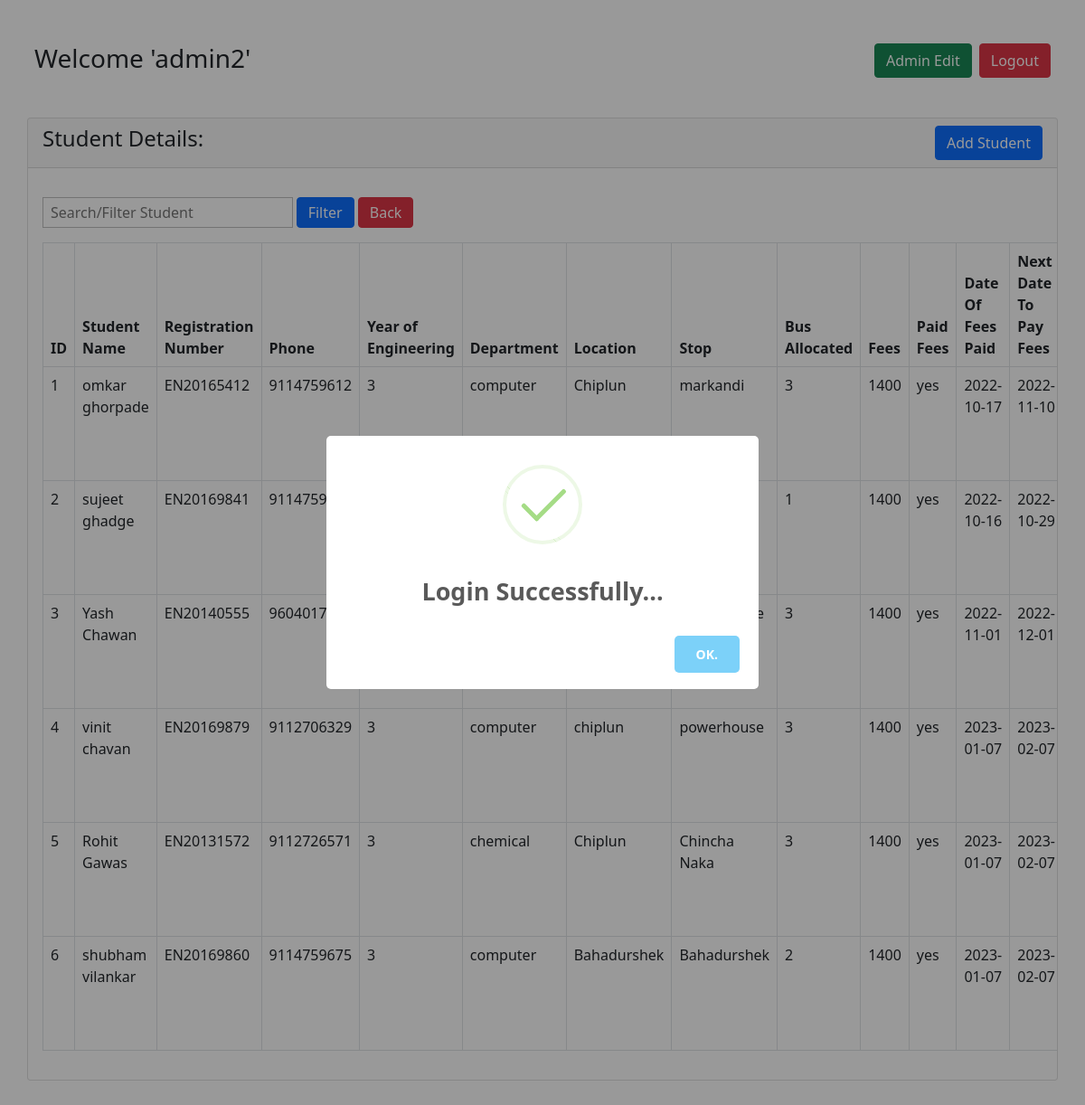
The app's page /admin.php (signed in) with its own data.
### tables this page shows
CREATE TABLE `student_data` (
  `id` int(11) NOT NULL,
  `registration_number` varchar(100) NOT NULL,
  `student_email` varchar(100) NOT NULL,
  `verify_token` varchar(100) NOT NULL,
  `password` varchar(100) NOT NULL DEFAULT 'git123',
  `student_name` varchar(100) NOT NULL,
  `bus_allocated` int(11) NOT NULL,
  `phone` bigint(100) NOT NULL,
  `year_of_engineering` int(10) NOT NULL,
  `department` varchar(50) NOT NULL,
  `location` varchar(50) NOT NULL,
  `stop` varchar(50) NOT NULL,
  `fees` bigint(50) NOT NULL,
  `paid_fees` varchar(50) NOT NULL,
  `date_of_fees_paid` date DEFAULT NULL,
  `next_date_to_pay_fees` date NOT NULL
);

### admin.php (the view, shortened to what this page needs)
<?php
     if (isset($_POST['search_student'])) {
          $search_for_student = $_POST['search_for_student'];
          $query = "SELECT * FROM `student_data` WHERE CONCAT(`registration_number`, `student_name`, `department`) LIKE '%".$search_for_student."%'";
          $search_result = filterTable($query);
     }
     else{
          $query = "SELECT * FROM `student_data`";
          $search_result = filterTable($query);
     }
     function filterTable($query){
          $con = mysqli_connect("localhost", "root", "", "bus_management_system");
          $filter_result = mysqli_query($con, $query);
          return $filter_result;
     }
?>
<!doctype html>
<html lang="en">
<head>
     <link href="https://cdn.jsdelivr.net/npm/bootstrap@5.0.2/dist/css/bootstrap.min.css" rel="stylesheet">
</head>
<body>
     <div class="container mt-5 mb-5 p-0">
          <h3 class="px-2 my-5">Welcome '<?php echo($_SESSION['admin_name']); ?>'
          <a href="logout.php" name="logout_btn" class="btn btn-danger float-end">Logout</a>
          <a href="admin-edit.php" name="admin_edit_btn" class="btn btn-success float-end mx-2">Admin Edit</a>
          </h3>
          <div class="row p-0">
               <div class="col-md-12">
                    <div class="card p-0">
                         <div class="card-header">
                              <h4>Student Details:
                                  <a href="student_create_page.php" class="btn btn-primary float-end">Add Student</a>
                              </h4>
                         </div>
                         <div class="card-body table-responsive">
                              <form action="admin.php" method="POST" class="d-inline">
                                   <input type="text" required placeholder="Search/Filter Student" class="form-check-input px-2 py-3 w-25 my-3" name="search_for_student">
                                   <input  type="submit" name="search_student" value="Filter" class="btn btn-primary py-1 my-3">
                                   <a href="admin.php" class="btn btn-danger py-1 my-3">Back</a>
                              </form>
                              <table class="table table-bordered table-hover">
                                   <thead>
                                        <tr>
                                             <th>ID</th>
                                             <th>Student Name</th>
                                             <th>Registration Number</th>
                                             <th>Phone</th>
                                             <th>Year of Engineering</th>
                                             <th>Department</th>
                                             <th>Location</th>
                                             <th>Stop</th>
                                             <th>Bus Allocated</th>
                                             <th>Fees</th>
                                             <th>Paid Fees</th>
                                             <th>Date Of Fees Paid</th>
                                             <th>Next Date To Pay Fees</th>
                                        </tr>
                                   </thead>
                                   <tbody>
                                   <?php while($student = mysqli_fetch_array($search_result)): ?>
                                       <tr>
                                             <td><?php echo $student['id']; ?></td>
                                             <td><?php echo $student['student_name']; ?></td>
                                             <td><?php echo $student['registration_number']; ?></td>
                                             <td><?php echo $student['phone']; ?></td>
                                             <td><?php echo $student['year_of_engineering']; ?></td>
                                             <td><?php echo $student['department']; ?></td>
                                             <td><?php echo $student['location']; ?></td>
                                             <td><?php echo $student['stop']; ?></td>
                                             <td><?php echo $student['bus_allocated']; ?></td>
                                             <td><?php echo $student['fees']; ?></td>
                                             <td><?php echo $student['paid_fees']; ?></td>
                                             <td><?php echo $student['date_of_fees_paid']; ?></td>
                                             <td><?php echo $student['next_date_to_pay_fees']; ?></td>
                                        </tr>
                                   <?php  endwhile; ?>
                                   </tbody>
                              </table>
                         </div>
                    </div>
               </div>
          </div>
     </div>
</body>
</html>

### records on screen
student_data: id "1", student_name "omkar ghorpade", registration_number "EN20165412", phone "9114759612", year_of_engineering "3", department "computer", location "Chiplun", stop "markandi", bus_allocated "3", fees "1400", paid_fees "yes", date_of_fees_paid "2022-10-17", next_date_to_pay_fees "2022-11-10"
student_data: id "2", student_name "sujeet ghadge", registration_number "EN20169841", phone "9114759646", bus_allocated "1", fees "1400", paid_fees "yes", date_of_fees_paid "2022-10-16", next_date_to_pay_fees "2022-10-29"
student_data: id "3", student_name "Yash Chawan", registration_number "EN20140555", phone "9604017193", bus_allocated "3", fees "1400", paid_fees "yes", date_of_fees_paid "2022-11-01", next_date_to_pay_fees "2022-12-01"
student_data: id "4", student_name "vinit chavan", registration_number "EN20169879", phone "9112706329", year_of_engineering "3", department "computer", location "chiplun", stop "powerhouse", bus_allocated "3", fees "1400", paid_fees "yes", date_of_fees_paid "2023-01-07", next_date_to_pay_fees "2023-02-07"
student_data: id "5", student_name "Rohit Gawas", registration_number "EN20131572", phone "9112726571", year_of_engineering "3", department "chemical", location "Chiplun", stop "Chincha Naka", bus_allocated "3", fees "1400", paid_fees "yes", date_of_fees_paid "2023-01-07", next_date_to_pay_fees "2023-02-07"
student_data: id "6", student_name "shubham vilankar", registration_number "EN20169860", phone "9114759675", year_of_engineering "3", department "computer", location "Bahadurshek", stop "Bahadurshek", bus_allocated "2", fees "1400", paid_fees "yes", date_of_fees_paid "2023-01-07", next_date_to_pay_fees "2023-02-07"

### other values on screen
$_SESSION['admin_name'] "admin2"
